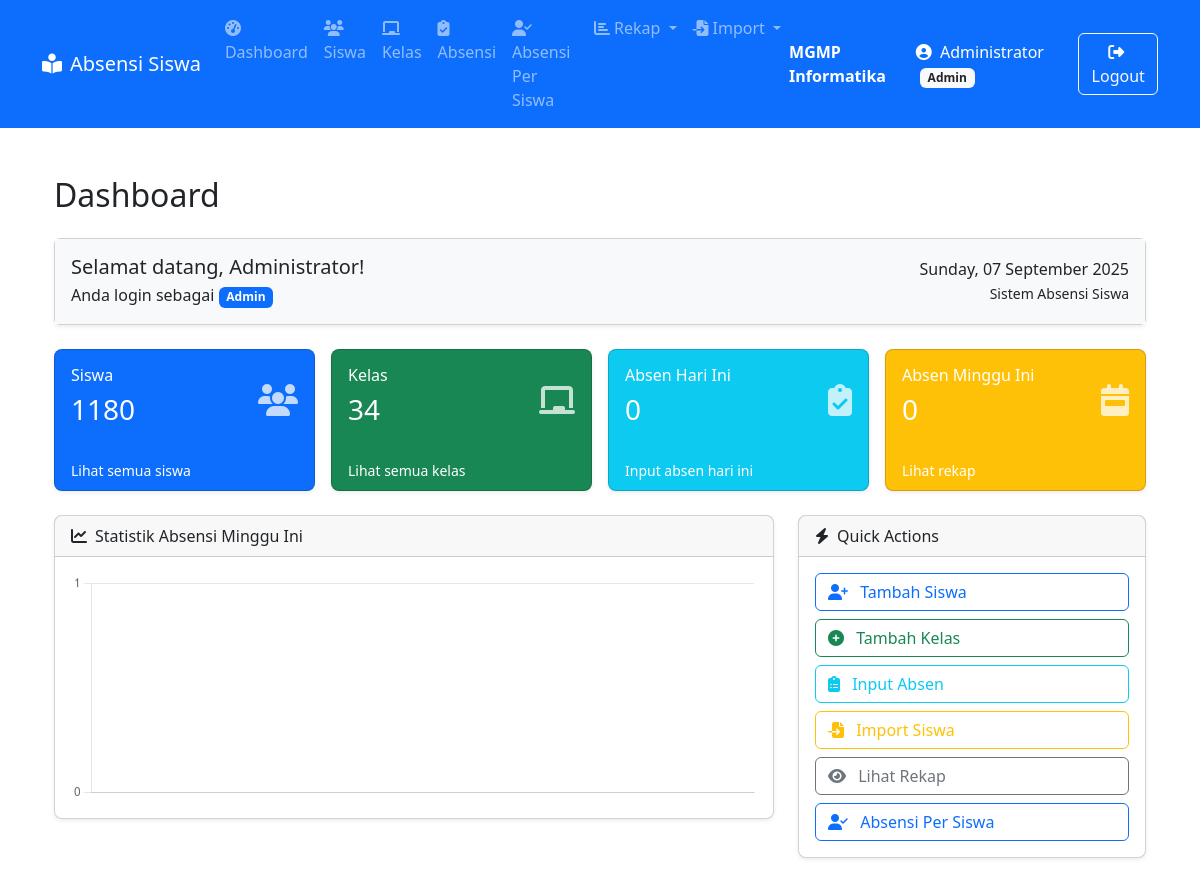
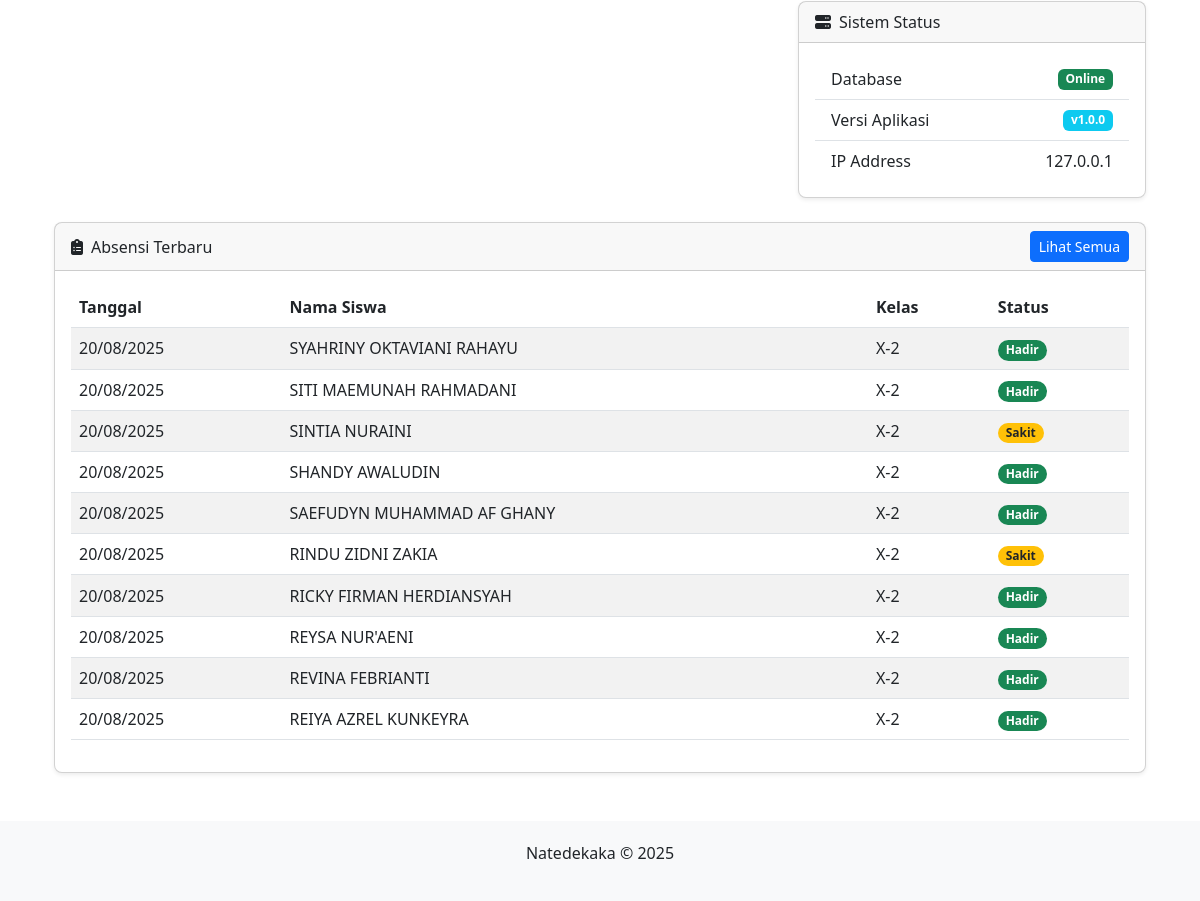
Before: /dashboard/index.php (signed in) with the older database file (2 pictures, top to bottom).
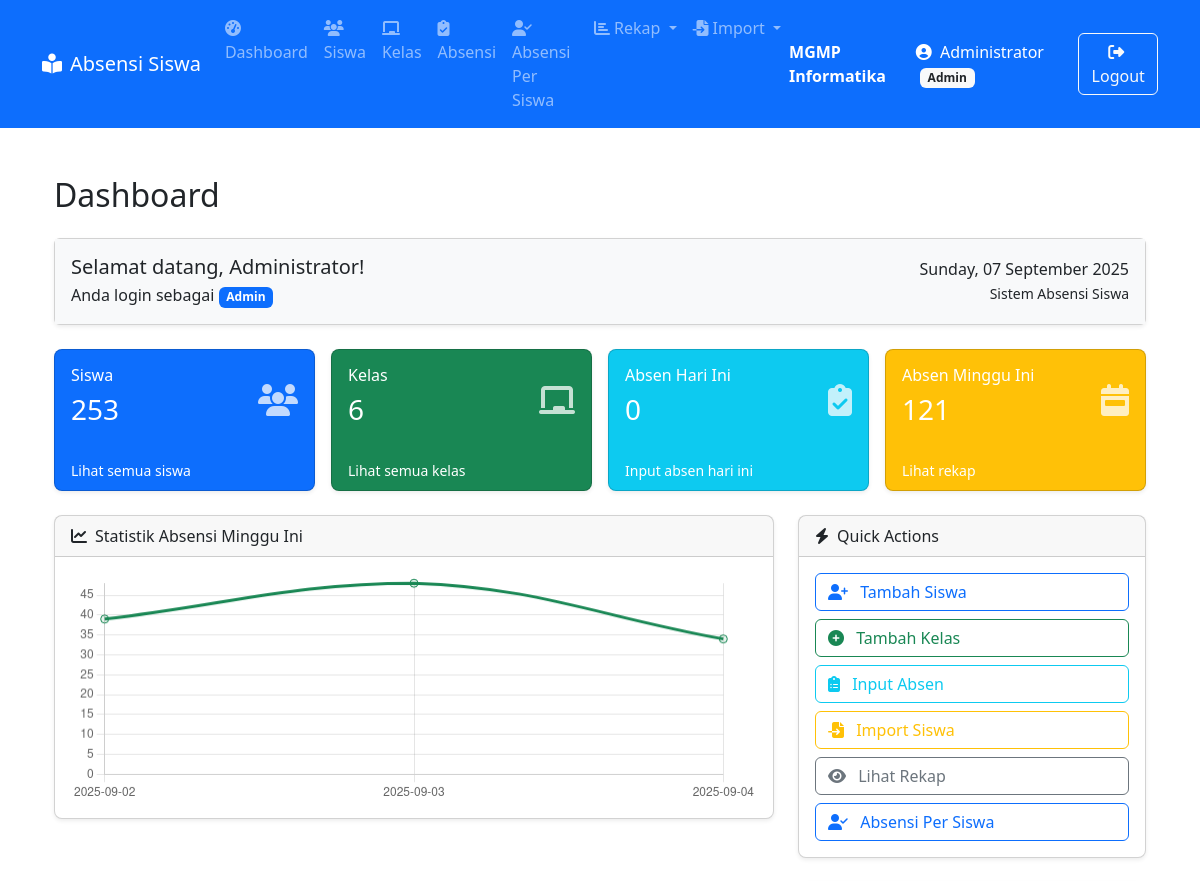
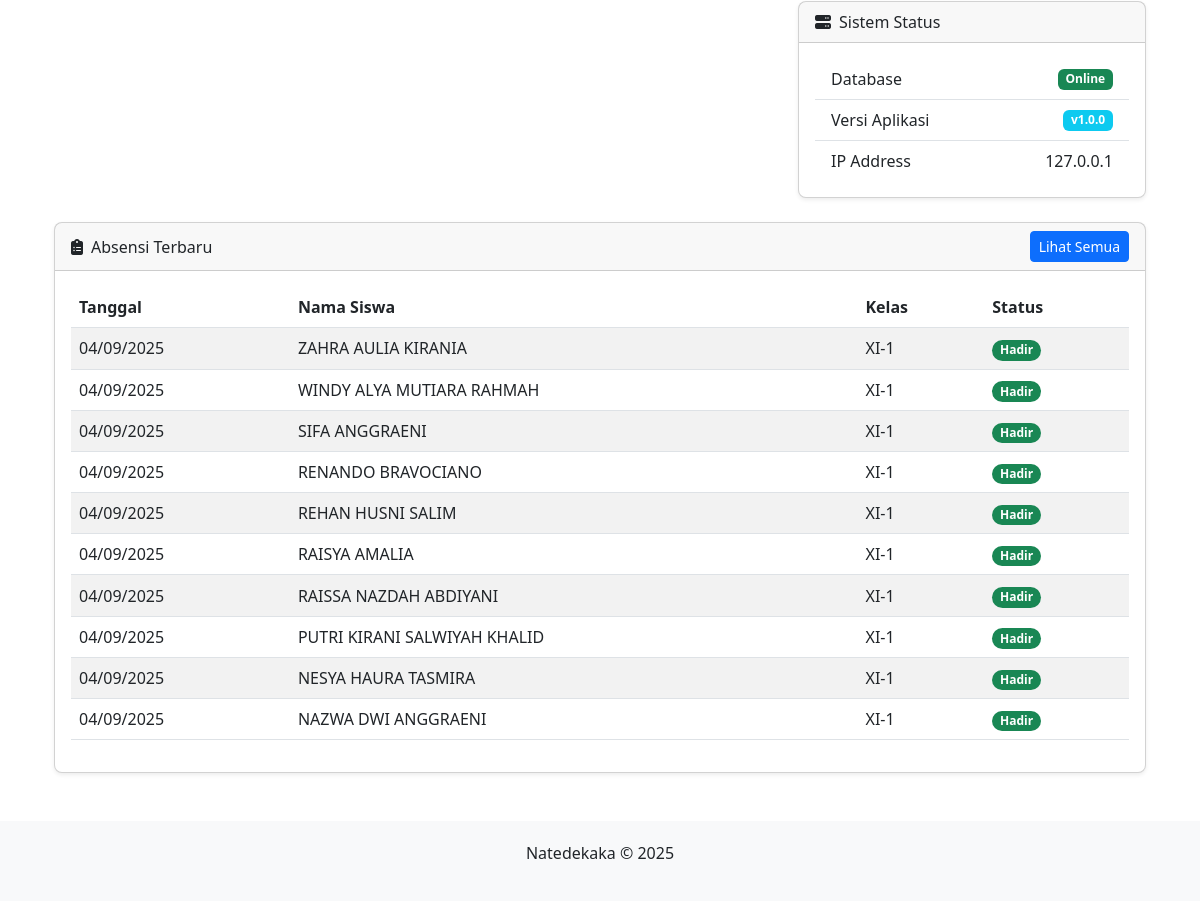
After: the same page with the newer database file (2 pictures, top to bottom).
### tables this page shows
CREATE TABLE `absensi` (
  `id` int(11) NOT NULL,
  `siswa_id` int(11) NOT NULL,
  `tanggal` date NOT NULL,
  `status` enum('Hadir','Sakit','Izin','Alfa','Terlambat') NOT NULL
);

CREATE TABLE `siswa` (
  `id` int(11) NOT NULL,
  `nis` varchar(20) NOT NULL,
  `nisn` varchar(20) NOT NULL,
  `nama` varchar(100) NOT NULL,
  `kelas_id` int(11) NOT NULL,
  `jenis_kelamin` enum('Laki-laki','Perempuan') DEFAULT NULL
);

CREATE TABLE `kelas` (
  `id` int(11) NOT NULL,
  `nama_kelas` varchar(10) NOT NULL,
  `wali_kelas` varchar(100) NOT NULL
);

### dashboard/index.php (the view, shortened to what the changed rows need)
<?php
include_once '../config.php';
$statistics = [
    'siswa' => 0,
    'kelas' => 0,
    'absen_hari_ini' => 0,
    'absen_minggu_ini' => 0
];
$sql = "SELECT COUNT(*) AS total FROM siswa";
$result = $koneksi->query($sql);
if ($result && $row = $result->fetch_assoc()) {
    $statistics['siswa'] = $row['total'];
}
$sql = "SELECT COUNT(*) AS total FROM kelas";
$result = $koneksi->query($sql);
if ($result && $row = $result->fetch_assoc()) {
    $statistics['kelas'] = $row['total'];
}
$today = date('Y-m-d');
$sql = "SELECT COUNT(*) AS total FROM absensi WHERE tanggal = ?";
$stmt = $koneksi->prepare($sql);
$stmt->bind_param('s', $today);
$stmt->execute();
$result = $stmt->get_result();
if ($result && $row = $result->fetch_assoc()) {
    $statistics['absen_hari_ini'] = $row['total'];
}
$start_week = date('Y-m-d', strtotime('monday this week'));
$end_week = date('Y-m-d', strtotime('sunday this week'));
$sql = "SELECT COUNT(*) AS total FROM absensi WHERE tanggal BETWEEN ? AND ?";
$stmt = $koneksi->prepare($sql);
$stmt->bind_param('ss', $start_week, $end_week);
$stmt->execute();
$result = $stmt->get_result();
if ($result && $row = $result->fetch_assoc()) {
    $statistics['absen_minggu_ini'] = $row['total'];
}
$sql = "SELECT a.id, a.tanggal, a.status, s.nama AS nama_siswa, k.nama_kelas
        FROM absensi a
        JOIN siswa s ON a.siswa_id = s.id
        JOIN kelas k ON s.kelas_id = k.id
        ORDER BY a.tanggal DESC, a.id DESC
        LIMIT 10";
$absensi_terbaru = $koneksi->query($sql);
$sql = "SELECT tanggal, COUNT(*) AS jumlah FROM absensi
        WHERE tanggal BETWEEN ? AND ?
        GROUP BY tanggal ORDER BY tanggal";
$stmt = $koneksi->prepare($sql);
$stmt->bind_param('ss', $start_week, $end_week);
$stmt->execute();
$result = $stmt->get_result();
$absensi_harian = [];
while ($row = $result->fetch_assoc()) {
    $absensi_harian[] = $row;
}
?>
<?php include '../includes/header.php'; ?>
<div class="container mt-4">
    <h2 class="mb-4">Dashboard</h2>
    <div class="row g-3 mb-4">
        <div class="col-md-3">
            <div class="card text-white bg-primary shadow-sm h-100 rounded-3">
                <div class="card-body d-flex justify-content-between align-items-center">
                    <div>
                        <h6 class="card-title">Siswa</h6>
                        <h3><?= $statistics['siswa'] ?></h3>
                    </div>
                </div>
            </div>
        </div>
        <div class="col-md-3">
            <div class="card text-white bg-success shadow-sm h-100 rounded-3">
                <div class="card-body d-flex justify-content-between align-items-center">
                    <div>
                        <h6 class="card-title">Kelas</h6>
                        <h3><?= $statistics['kelas'] ?></h3>
                    </div>
                </div>
            </div>
        </div>
        <div class="col-md-3">
            <div class="card text-white bg-warning shadow-sm h-100 rounded-3">
                <div class="card-body d-flex justify-content-between align-items-center">
                    <div>
                        <h6 class="card-title">Absen Minggu Ini</h6>
                        <h3><?= $statistics['absen_minggu_ini'] ?></h3>
                    </div>
                </div>
            </div>
        </div>
    </div>
    <div class="row mb-4">
        <div class="col-md-8">
            <div class="card shadow-sm rounded-3">
                <div class="card-body">
                    <canvas id="absensiChart" height="100"></canvas>
                </div>
            </div>
        </div>
    </div>
    <div class="row">
        <div class="col-md-12">
            <div class="card shadow-sm rounded-3">
                <div class="card-body">
                    <div class="table-responsive">
                        <table class="table table-striped table-hover align-middle">
                            <thead>
                                <tr>
                                    <th>Tanggal</th>
                                    <th>Nama Siswa</th>
                                    <th>Kelas</th>
                                    <th>Status</th>
                                </tr>
                            </thead>
                            <tbody>
                                <?php if ($absensi_terbaru && $absensi_terbaru->num_rows > 0): ?>
                                    <?php while ($row = $absensi_terbaru->fetch_assoc()): ?>
                                        <tr>
                                            <td><?= date('d/m/Y', strtotime($row['tanggal'])) ?></td>
                                            <td><?= htmlspecialchars($row['nama_siswa']) ?></td>
                                            <td><?= htmlspecialchars($row['nama_kelas']) ?></td>
                                            <td>
                                                <span class="badge rounded-pill
                                                    <?= $row['status'] === 'Hadir' ? 'bg-success' : '' ?>
                                                    <?= $row['status'] === 'Sakit' ? 'bg-warning text-dark' : '' ?>
                                                    <?= $row['status'] === 'Izin' ? 'bg-info' : '' ?>
                                                    <?= $row['status'] === 'Alfa' ? 'bg-danger' : '' ?>
                                                    <?= $row['status'] === 'Terlambat' ? 'bg-secondary' : '' ?>">
                                                    <?= $row['status'] ?>
                                                </span>
                                            </td>
                                        </tr>
                                    <?php endwhile; ?>
                                <?php else: ?>
                                    <tr>
                                        <td colspan="4" class="text-center">Tidak ada data absensi</td>
                                    </tr>
                                <?php endif; ?>
                            </tbody>
                        </table>
                    </div>
                </div>
            </div>
        </div>
    </div>
</div>
<script>
    const ctx = document.getElementById('absensiChart').getContext('2d');
    const labels = <?= json_encode(array_column($absensi_harian, 'tanggal')) ?>;
    const data = <?= json_encode(array_column($absensi_harian, 'jumlah')) ?>;
    new Chart(ctx, {
        type: 'line',
        data: {
            labels: labels,
            datasets: [{
                label: 'Jumlah Absensi',
                data: data,
                borderColor: '#198754',
                backgroundColor: 'rgba(25, 135, 84, 0.1)',
                tension: 0.4,
                pointRadius: 4,
                pointHoverRadius: 6
            }]
        },
        options: {
            responsive: true,
            plugins: {
                legend: {
                    display: false
                }
            },
            scales: {
                y: {
                    beginAtZero: true,
                    ticks: {
                        stepSize: 1
                    }
                }
            }
        }
    });
</script>
<?php include '../includes/footer.php'; ?>

Changed rows visible on the page:
no longer on this page (row unchanged): absensi: tanggal "20/08/2025", siswa.nama "SYAHRINY OKTAVIANI RAHAYU", kelas.nama_kelas "X-2", status "Hadir"
no longer on this page (row unchanged): absensi: tanggal "20/08/2025", siswa.nama "SITI MAEMUNAH RAHMADANI", kelas.nama_kelas "X-2", status "Hadir"
no longer on this page (row unchanged): absensi: tanggal "20/08/2025", siswa.nama "SINTIA NURAINI", kelas.nama_kelas "X-2", status "Sakit"
no longer on this page (row unchanged): absensi: tanggal "20/08/2025", siswa.nama "SHANDY AWALUDIN", kelas.nama_kelas "X-2", status "Hadir"
no longer on this page (row unchanged): absensi: tanggal "20/08/2025", siswa.nama "SAEFUDYN MUHAMMAD AF GHANY", kelas.nama_kelas "X-2", status "Hadir"
no longer on this page (row unchanged): absensi: tanggal "20/08/2025", siswa.nama "RINDU ZIDNI ZAKIA", kelas.nama_kelas "X-2", status "Sakit"
no longer on this page (row unchanged): absensi: tanggal "20/08/2025", siswa.nama "RICKY FIRMAN HERDIANSYAH", kelas.nama_kelas "X-2", status "Hadir"
no longer on this page (row unchanged): absensi: tanggal "20/08/2025", siswa.nama "REYSA NUR'AENI", kelas.nama_kelas "X-2", status "Hadir"
no longer on this page (row unchanged): absensi: tanggal "20/08/2025", siswa.nama "REVINA FEBRIANTI", kelas.nama_kelas "X-2", status "Hadir"
no longer on this page (row unchanged): absensi: tanggal "20/08/2025", siswa.nama "REIYA AZREL KUNKEYRA", kelas.nama_kelas "X-2", status "Hadir"
added absensi: tanggal "04/09/2025", siswa.nama "ZAHRA AULIA KIRANIA", kelas.nama_kelas "XI-1", status "Hadir"
added absensi: tanggal "04/09/2025", siswa.nama "WINDY ALYA MUTIARA RAHMAH", kelas.nama_kelas "XI-1", status "Hadir"
added absensi: tanggal "04/09/2025", siswa.nama "SIFA ANGGRAENI", kelas.nama_kelas "XI-1", status "Hadir"
added absensi: tanggal "04/09/2025", siswa.nama "RENANDO BRAVOCIANO", kelas.nama_kelas "XI-1", status "Hadir"
added absensi: tanggal "04/09/2025", siswa.nama "REHAN HUSNI SALIM", kelas.nama_kelas "XI-1", status "Hadir"
added absensi: tanggal "04/09/2025", siswa.nama "RAISYA AMALIA", kelas.nama_kelas "XI-1", status "Hadir"
added absensi: tanggal "04/09/2025", siswa.nama "RAISSA NAZDAH ABDIYANI", kelas.nama_kelas "XI-1", status "Hadir"
added absensi: tanggal "04/09/2025", siswa.nama "PUTRI KIRANI SALWIYAH KHALID", kelas.nama_kelas "XI-1", status "Hadir"
added absensi: tanggal "04/09/2025", siswa.nama "NESYA HAURA TASMIRA", kelas.nama_kelas "XI-1", status "Hadir"
added absensi: tanggal "04/09/2025", siswa.nama "NAZWA DWI ANGGRAENI", kelas.nama_kelas "XI-1", status "Hadir"
Other visible differences:
$statistics['siswa']: "1180" → "253"
$statistics['kelas']: "34" → "6"
$statistics['absen_minggu_ini']: "0" → "121"
chart data {{ json_encode(array_column($absensi_harian, 'tanggal')) }}: [] → ["2025-09-02","2025-09-03","2025-09-04"]
chart data {{ json_encode(array_column($absensi_harian, 'jumlah')) }}: [] → [39,48,34]
